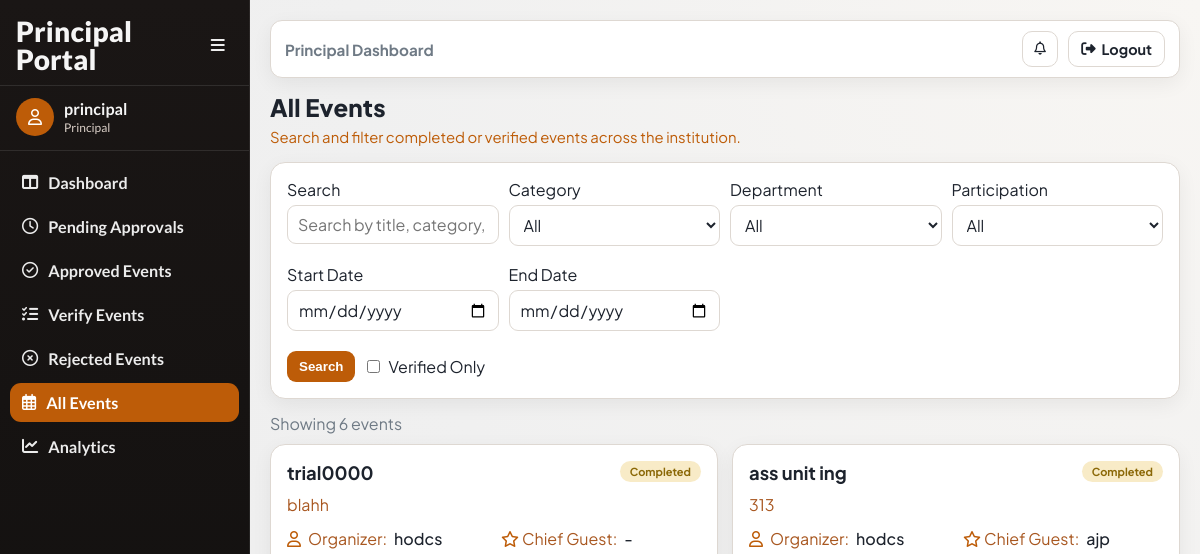
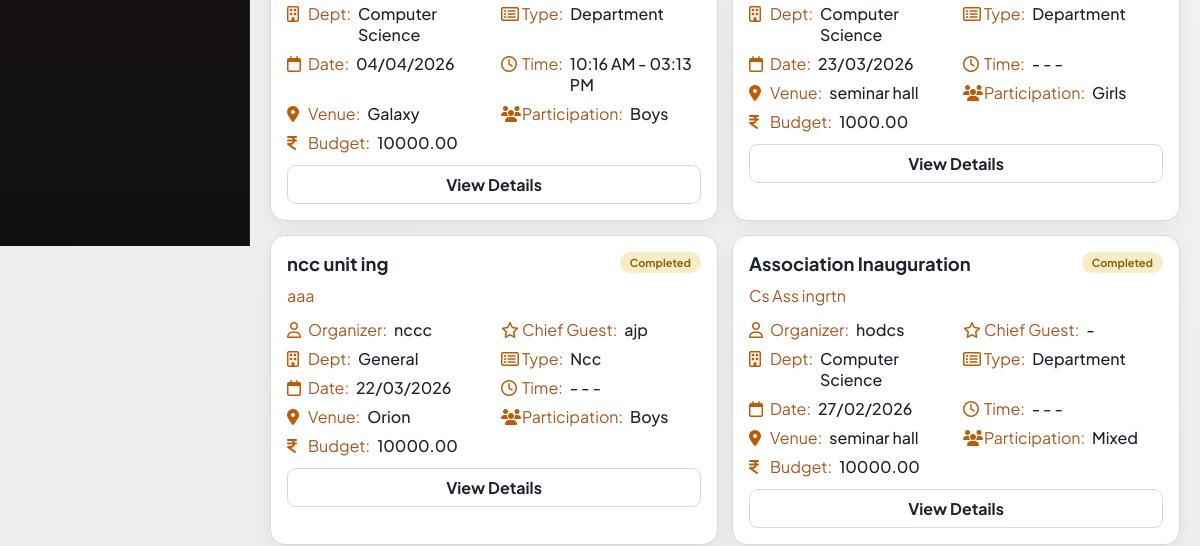
/events/principal/all/ (signed in, upper part), run on an earlier commit of the app's database (2 pictures, top to bottom).
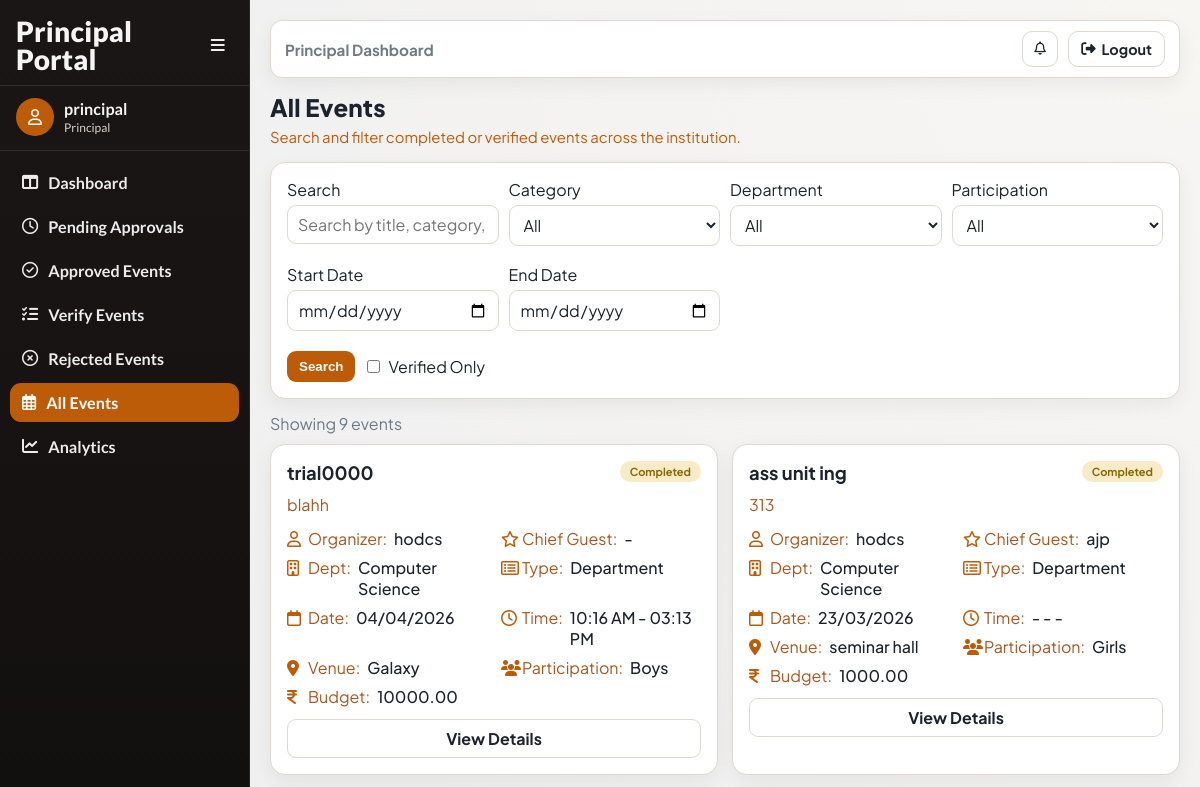
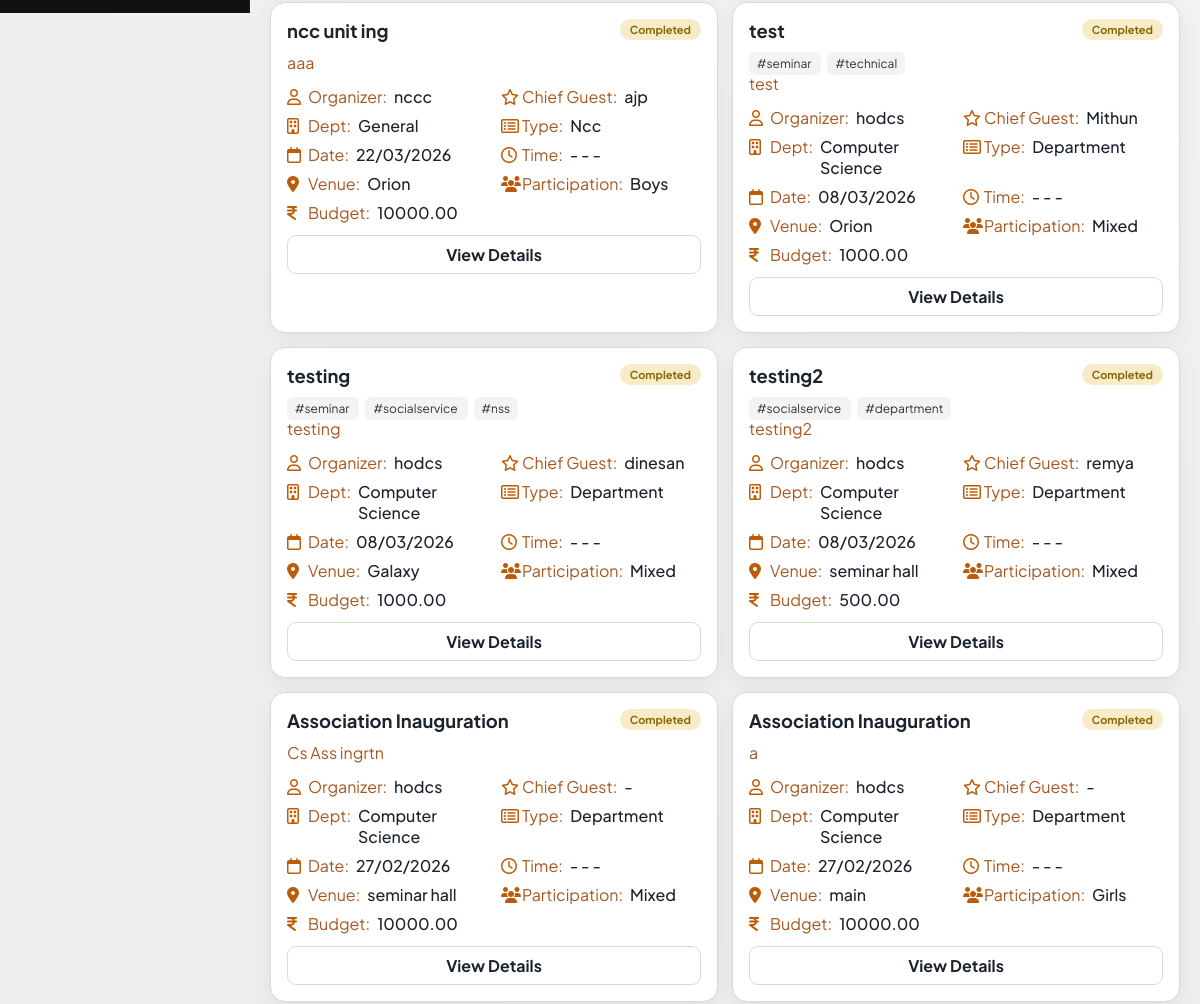
And on a later commit of the database (2 pictures, top to bottom).
### events/models.py (models this page shows, shortened)
class Event(models.Model):
    CATEGORY_CHOICES = (
        ('department', 'Department'),
        ('nss', 'NSS'),
        ('ncc', 'NCC'),
        ('union', 'Union'),
        ('other', 'Other'),
    )
    PARTICIPATION_CHOICES = (
        ('boys', 'Boys'),
        ('girls', 'Girls'),
        ('mixed', 'Mixed'),
    )
    STATUS_CHOICES = (
        ('pending', 'Pending Approval'),
        ('approved', 'Approved'),
        ('rejected', 'Rejected'),
        ('completed', 'Completed'),
        ('verified', 'Verified'),
    )
    title = models.CharField(max_length=200)
    category = models.CharField(max_length=20, choices=CATEGORY_CHOICES)
    created_by = models.ForeignKey(
        settings.AUTH_USER_MODEL,
        on_delete=models.CASCADE
    )
    department = models.ForeignKey(
    Department,
    on_delete=models.SET_NULL,
    null=True,
    blank=True
    )
    participation_type = models.CharField(
        max_length=20,
        choices=PARTICIPATION_CHOICES
    )
    chief_guest = models.CharField(max_length=200, blank=True, null=True)
    budget = models.DecimalField(max_digits=10, decimal_places=2)
    venue = models.ForeignKey(
    Venue,
    on_delete=models.PROTECT
    )
    start_date = models.DateField()
    end_date = models.DateField()
    start_time = models.TimeField(null=True, blank=True)
    end_time = models.TimeField(null=True, blank=True)
    description = models.TextField()
    tags = models.ManyToManyField(Tag, blank=True)
    status = models.CharField(
        max_length=20,
        choices=STATUS_CHOICES,
        default='pending'
    )
    principal_remark = models.TextField(blank=True, null=True)
    created_at = models.DateTimeField(auto_now_add=True)
    report_text = models.TextField(blank=True, null=True)
    attendance_file = models.FileField(
        upload_to='attendance/',
        blank=True,
        null=True
    )
    completed_at = models.DateTimeField(blank=True, null=True)

class Department(models.Model):
    name = models.CharField(max_length=100, unique=True)
    def __str__(self):
        return self.name

class Venue(models.Model):
    name = models.CharField(max_length=100, unique=True)
    def __str__(self):
        return self.name

class Tag(models.Model):
    name = models.CharField(max_length=50, unique=True)

### accounts/models.py (models this page shows, shortened)
class User(AbstractUser):
    ROLE_CHOICES = (
        ('faculty', 'Faculty'),
        ('principal', 'Principal'),
        ('admin', 'Admin'),
    )
    SUB_ROLE_CHOICES = (
        ('hod', 'HOD'),
        ('nss', 'NSS In-Charge'),
        ('ncc', 'NCC In-Charge'),
        ('union', 'Union In-Charge'),
        ('other', 'Other In-Charge'),
    )
    role = models.CharField(max_length=20, choices=ROLE_CHOICES)
    sub_role = models.CharField(
        max_length=20,
        choices=SUB_ROLE_CHOICES,
        blank=True,
        null=True
    )
    department = models.ForeignKey(
    'events.Department',
    on_delete=models.SET_NULL,
    null=True,
    blank=True
    )

### events/views.py (the view)
@login_required(login_url='/login/')
def view_all_events(request):
    if request.user.role != 'principal':
        return redirect('login')
    events = Event.objects.filter(
        status__in=['completed', 'verified']
    ).select_related('created_by', 'department', 'venue').order_by('-start_date')
    search = request.GET.get('search', '').strip()
    events = _apply_event_search(events, search)
    department = request.GET.get('department')
    if department:
        events = events.filter(department_id=department)
    category = request.GET.get('category')
    if category:
        events = events.filter(category=category)
    participation = request.GET.get('participation')
    if participation:
        events = events.filter(participation_type=participation)
    start_date = request.GET.get('start_date')
    end_date = request.GET.get('end_date')
    if start_date and end_date:
        events = events.filter(
            start_date__lte=end_date,
            end_date__gte=start_date
        )
    elif start_date:
        events = events.filter(end_date__gte=start_date)
    elif end_date:
        events = events.filter(start_date__lte=end_date)
    show_verified = request.GET.get('verified')
    if show_verified == "1":
        events = events.filter(status='verified')
        show_verified = True
    else:
        show_verified = False
    departments = Department.objects.all()
    context = {
        'events': events,
        'departments': departments,
        'show_verified': show_verified,
        'active_nav': 'principal-all',
    }
    if _is_ajax_request(request):
        return render(request, 'events/partials/view_all_events_list.html', context)
    return render(request, 'events/view_all_events.html', context)

### events/views.py (called while the page is built, shortened)
def _is_ajax_request(request):
    return (
        request.headers.get("x-requested-with") == "XMLHttpRequest"
        or request.GET.get("ajax") == "1"
    )

def _apply_event_search(queryset, query):
    if not query:
        return queryset

### events/templates/events/view_all_events.html (shortened to what this page needs)
{% extends "base.html" %}
{% load event_extras %}
{% block page_title %}All Events{% endblock %}
{% block page_subtitle %}Search and filter completed or verified events across the institution.{% endblock %}
{% block content %}
<section class="panel" style="margin-bottom:14px;">
    <form method="get" data-ajax-list="#allEventsList" data-ajax-delay="300">
        <div class="filters">
            <div>
                <label for="search">Search</label>
                <input type="text" id="search" name="search" value="{{ request.GET.search }}" placeholder="Search by title, category, or department">
            </div>
            <div>
                <label for="category">Category</label>
                <select id="category" name="category">
                    <option value="">All</option>
                </select>
            </div>
            <div>
                <label for="department">Department</label>
                <select id="department" name="department">
                    <option value="">All</option>
                </select>
            </div>
            <div>
                <label for="participation">Participation</label>
                <select id="participation" name="participation">
                    <option value="">All</option>
                </select>
            </div>
            <div>
                <label for="start_date">Start Date</label>
                <input id="start_date" type="date" name="start_date" value="{{ request.GET.start_date }}">
            </div>
            <div>
                <label for="end_date">End Date</label>
                <input id="end_date" type="date" name="end_date" value="{{ request.GET.end_date }}">
            </div>
        </div>
        <div style="display:flex;align-items:center;gap:12px;flex-wrap:wrap;">
            <button class="btn" type="submit">Search</button>
            <label style="display:flex;align-items:center;gap:8px;margin:0;">
                <input style="width:auto;margin:0;" type="checkbox" name="verified" value="1" {% if show_verified %}checked{% endif %}>
                Verified Only
            </label>
        </div>
    </form>
</section>
<div id="allEventsList">
    {% include "events/partials/view_all_events_list.html" %}
</div>
{% endblock %}

### events/templates/events/partials/view_all_events_list.html
<div class="muted" style="margin-bottom: 10px;">Showing {{ events|length }} event{{ events|pluralize }}</div>
<section class="event-grid">
    {% for e in events %}
        <article class="event-card">
            {% include "events/partials/event_detail_card_body.html" with event=e %}
            <div class="action-row">
                <a class="btn secondary" href="{% url 'event_detail' e.id %}">View Details</a>
            </div>
        </article>
    {% empty %}
        <article class="event-card">
            <p class="muted" style="margin:0;">No events found.</p>
        </article>
    {% endfor %}
</section>

### events/templates/events/partials/event_detail_card_body.html (shortened to what this page needs)
{% load event_extras %}
<div class="event-head">
    <h3 class="event-title">
        <a href="{% url 'event_detail' event.id %}">{{ event.title }}</a>
    </h3>
    <span class="chip {{ event.status }}">{{ event.status|title }}</span>
</div>
<div class="event-tags">
{% for tag in event.tags.all %}
<a href="?search=#{{ tag.name }}" class="tag">
#{{ tag.name }}
</a>
{% endfor %}
</div>
<p class="event-desc">{{ event.description|default:"No description provided."|truncatewords:22 }}</p>
<div class="meta-grid">
    <div class="meta-row"><i class="fa-regular fa-user"></i><span class="meta-label">Organizer:</span><span class="meta-value">{{ event.created_by.get_full_name|default:event.created_by.username }}</span></div>
    <div class="meta-row"><i class="fa-regular fa-star"></i><span class="meta-label">Chief Guest:</span><span class="meta-value">{{ event.chief_guest|default:"-" }}</span></div>
    <div class="meta-row"><i class="fa-regular fa-building"></i><span class="meta-label">Dept:</span><span class="meta-value">{{ event.department|default:"General" }}</span></div>
    <div class="meta-row"><i class="fa-regular fa-rectangle-list"></i><span class="meta-label">Type:</span><span class="meta-value">{{ event.category|title }}</span></div>
    <div class="meta-row"><i class="fa-regular fa-calendar"></i><span class="meta-label">Date:</span><span class="meta-value">{{ event.start_date|date:"d/m/Y" }}</span></div>
    <div class="meta-row"><i class="fa-regular fa-clock"></i><span class="meta-label">Time:</span><span class="meta-value">{% if event.start_time %}{{ event.start_time|time:"h:i A" }}{% else %}-{% endif %} - {% if event.end_time %}{{ event.end_time|time:"h:i A" }}{% else %}-{% endif %}</span></div>
    <div class="meta-row"><i class="fa-solid fa-location-dot"></i><span class="meta-label">Venue:</span><span class="meta-value">{{ event.venue }}</span></div>
    <div class="meta-row"><i class="fa-solid fa-users"></i><span class="meta-label">Participation:</span><span class="meta-value">{{ event.participation_type|title }}</span></div>
    <div class="meta-row"><i class="fa-solid fa-indian-rupee-sign"></i><span class="meta-label">Budget:</span><span class="meta-value">{{ event.budget }}</span></div>
</div>

What changed in the data, as far as the page shows it:
added Event: title "test", status "Completed", description "test", created_by.get_full_name "hodcs", chief_guest "Mithun", department "Computer Science", category "Department", start_date "08/03/2026", venue "Orion", participation_type "Mixed", budget "1000.00"
added Tag: name "seminar"
added Tag: name "technical", shown under "test"
added Event: title "testing", status "Completed", description "testing", created_by.get_full_name "hodcs", chief_guest "dinesan", department "Computer Science", category "Department", start_date "08/03/2026", venue "Galaxy", participation_type "Mixed", budget "1000.00"
added Tag: name "socialservice"
added Tag: name "nss", shown under "testing"
added Event: title "testing2", status "Completed", description "testing2", created_by.get_full_name "hodcs", chief_guest "remya", department "Computer Science", category "Department", start_date "08/03/2026", venue "seminar hall", participation_type "Mixed", budget "500.00"
added Tag: name "department", shown under "testing2"
now on this page (row unchanged): Event: title "Association Inauguration", status "Completed", description "a", created_by.get_full_name "hodcs", chief_guest "-", department "Computer Science", category "Department", start_date "27/02/2026", venue "main", participation_type "Girls", budget "10000.00"
Also different on the page:
{{ events|length }}: "6" → "9"
